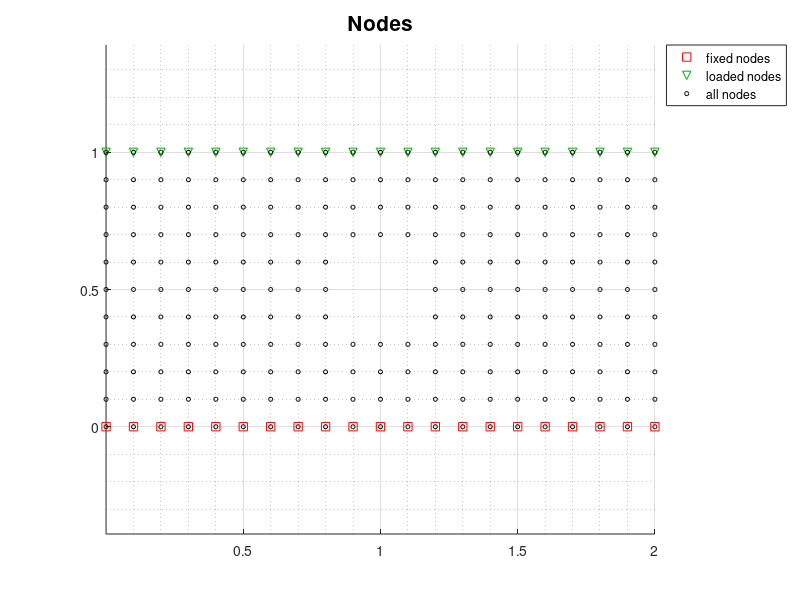
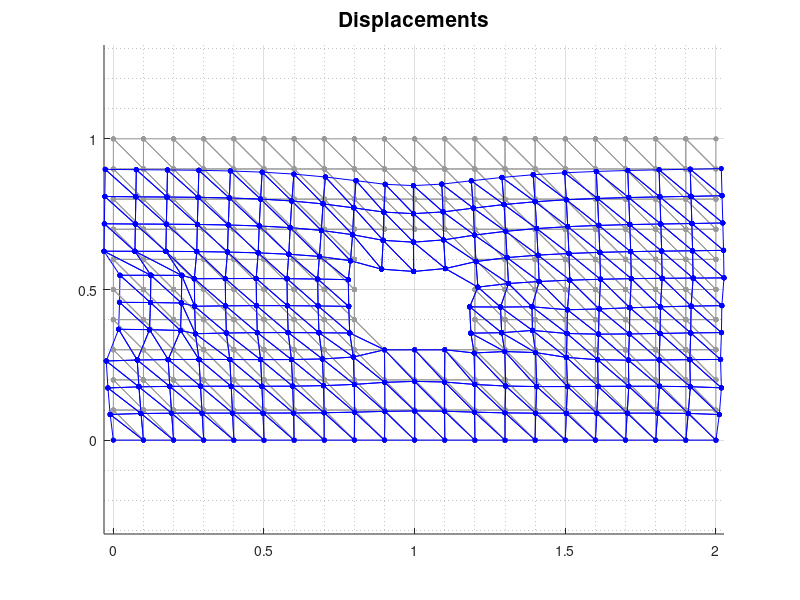
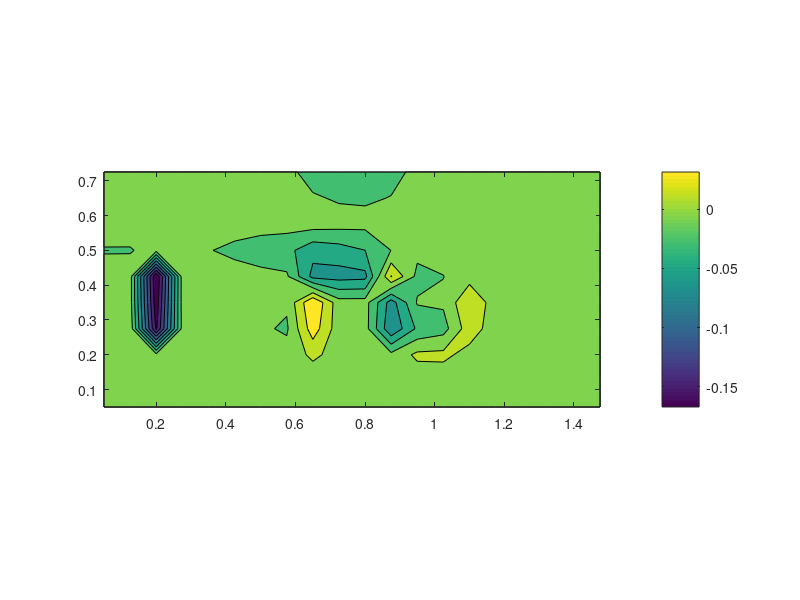
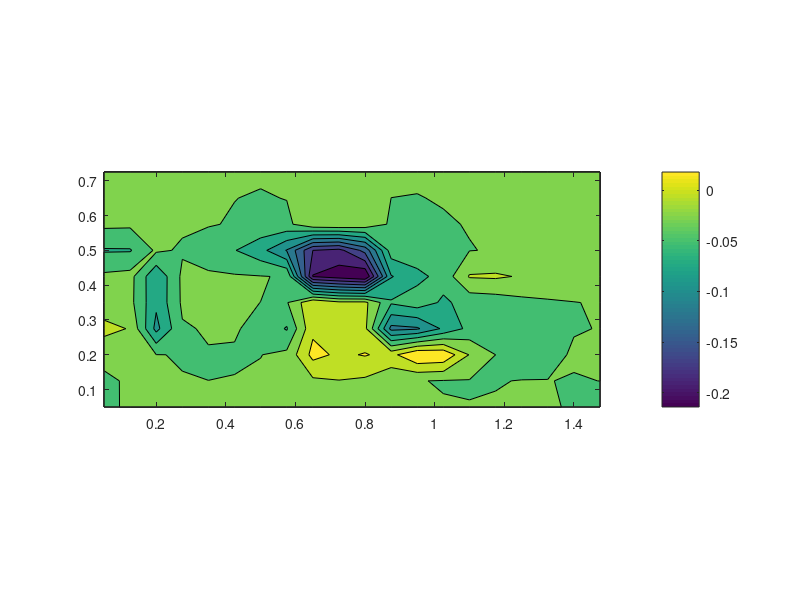

MATLAB code for these plots, in order:
%%% Part 2 - Plane Strain/Stress %%%

%%% a2D continuum structure %%%
clear all, close all, clc

% Plot parameters
nms = 3; % node marker size for displacements plot

% Material properties
E = 1; % Young modulus in [N/m^2]
v = 0.3;

% Size of the structure
Lx = 2; % length of the structure in x-direction [m]
Ly = 1;
D = 0.4; % diameter of the hole

% Mesh
nx = 10*Lx; % n. elements in x
ny = 10*Ly;
m = nx*ny; % total n. of elements
Dx = Lx/nx; % size of the element along x
Dy = Ly/ny;

% Nodes
N = (nx+1)*(ny+1); % total n. of nodes

% Node grid - we use here a grid numeration
ix = [1:nx+1];
iy = [1:ny+1];

% Node coordinates
x = (ix-1)*Dx;
y = (iy-1)*Dy;
[xn,yn] = meshgrid(x,y);

% Hole dimensions and coordinates
R = D/2 - 0.01; % accountfor error
center = [Lx/2,Ly/2];

% Set nodes within the hole to NaN 
for ex = 1:nx+1 
    for ey = 1:ny+1 
        distance = sqrt((xn(ey, ex) - center(1))^2 + (yn(ey, ex) - center(2))^2); 
        if distance <= R 
            xn(ey, ex) = NaN; 
            yn(ey, ex) = NaN; 
        end 
    end 
end

% Stiffness matrix
K = zeros(2*N,2*N);
Em = [1 v 0;
      v 1 0;
      0 0 (1-v)/2]*E/(1-v^2); % plane stress
% Em = [(1-v) v 0;
%       v (1-v) 0;
%       0 0 (1-2*v)/2]*E/((1+v)*(1-2*v)); % plane strain

% Gauss points
g(1,:) = [1/3,1/3]; % the matrix g contains the coordinates of the Gaussian points
weight = 0.5;

for ex = 1:nx
    for ey = 1:ny
        i = (ey-1)*(nx+1) + ex;
        j = i + nx + 1;
        x1 = xn(ey, ex); x2 = xn(ey, ex+1); x3 = x1;
        y1 = yn(ey, ex); y2 = y1; y3 = yn(ey+1, ex);
        
        % Hole
        if any(isnan([x1, x2, x3, y1, y2, y3])) 
            continue; 
        end

        Kq = 0;
        % One Gauss Point
        xx = g(1, 1);
        yy = g(1, 2);
        Nxx = [-1, 1, 0];
        Nyy = [-1, 0, 1];
        J = [Nxx*[x1; x2; x3], Nxx*[y1; y2; y3]; Nyy*[x1; x2; x3], Nyy*[y1; y2; y3]];
        dJ = det(J);
        iJ = inv(J);
        A = (1/dJ) * ([J(2, 2), -J(1, 2), 0, 0; 0, 0, -J(2, 1), J(1, 1); -J(2, 1), J(1, 1), J(2, 2), -J(1, 2)]);
        G = [Nxx(1), 0, Nxx(2), 0, Nxx(3), 0;
             Nyy(1), 0, Nyy(2), 0, Nyy(3), 0;
             0, Nxx(1), 0, Nxx(2), 0, Nxx(3);
             0, Nyy(1), 0, Nyy(2), 0, Nyy(3)];
        B = A * G;
        Kq = Kq + weight * B' * Em * B * dJ;
        Bg(:, :, 1) = B;
        
        % edofs
        edofs = [2*i-1, 2*i, 2*(i+1)-1, 2*(i+1), 2*j-1, 2*j];
        K(edofs, edofs) = K(edofs, edofs) + Kq;
    end
end

for ex = 2:nx+1
    for ey = 2:ny+1
        i = (ey-1)*(nx+1) + ex;
        j = i - nx - 1;
        x1 = xn(ey, ex); x2 = xn(ey, ex-1); x3 = x1;
        y1 = yn(ey, ex); y2 = y1; y3 = yn(ey-1, ex);
        
        % Hole
        if any(isnan([x1, x2, x3, y1, y2, y3])) 
            continue; 
        end

        Kq = 0;
        % One Gauss Point
        xx = g(1, 1);
        yy = g(1, 2);
        Nxx = [1, -1, 0];
        Nyy = [1, 0, -1];
        J = [Nxx*[x1; x2; x3], Nxx*[y1; y2; y3]; Nyy*[x1; x2; x3], Nyy*[y1; y2; y3]];
        dJ = det(J);
        iJ = inv(J);
        A = (1/dJ) * ([J(2, 2), -J(1, 2), 0, 0; 0, 0, -J(2, 1), J(1, 1); -J(2, 1), J(1, 1), J(2, 2), -J(1, 2)]);
        G = [Nxx(1), 0, Nxx(2), 0, Nxx(3), 0;
             Nyy(1), 0, Nyy(2), 0, Nyy(3), 0;
             0, Nxx(1), 0, Nxx(2), 0, Nxx(3);
             0, Nyy(1), 0, Nyy(2), 0, Nyy(3)];
        B = A * G;
        Kq = Kq + weight * B' * Em * B * dJ;
        Bg(:, :, 1) = B;
        
        % edofs
        edofs = [2*i-1, 2*i, 2*(i-1)-1, 2*(i-1), 2*j-1, 2*j];
        K(edofs, edofs) = K(edofs, edofs) + Kq;
    end
end


% Boundary conditions
ixfix = [1:nx+1]; % position of the fixed nodes in the node grid
iyfix = 1;
ifix = (iyfix-1)*(nx+1)+ixfix;
fix_dofs = [2*(ifix)-1 2*(ifix)]; % both u and v are constrained here

% Loads
f = zeros(2*N,1);
q = -0.1; % this is the distributed load at the top surface in [N/m]
ixload = [1:nx+1]; % position of the loaded nodes in the node grid
iyload = (ny+1);
iload = (iyload-1)*(nx+1)+ixload;
load_dofs = 2*(iload); % we are loading in the y direction
xload = [xn(iyload,1) xn(iyload,ixload) xn(iyload,end)];
f(load_dofs) = q*0.5*(xload(3:end)-xload(1:end-2));

% Solution
free_dofs = setdiff([1:2*N],[fix_dofs]);
K_free=K(free_dofs,free_dofs);
revised_dofs = setdiff([free_dofs],find(all(K_free == 0,1)));
K_free(all(K_free == 0,2),:) = [];
K_free(:,all(K_free == 0,1)) = [];
u = zeros(2*N,1); 
u(revised_dofs) = K_free\f(revised_dofs);

% Plot results
figure(1)
hold on; grid on; grid minor
title('Nodes','fontsize',15)
plot(xn(iyfix,ixfix),yn(iyfix,ixfix),'rs','Markersize',6)
plot(xn(iyload,ixload),yn(iyload,ixload),'gv','MarkerEdgeColor',[0,0.7,0],'Markersize',6)
plot(xn,yn,'ko','Markersize',3)
legend('fixed nodes','loaded nodes','all nodes','Location','NorthEastOutside')
axis equal;

%%%
% Plot results
figure(2)
title('Displacements', 'fontsize', 15)
hold on; grid on; grid minor
grey = 0.6*[1 1 1]; % light grey as the color for the undeformed structure

for ey = 1:ny+1
    for ex = 1:nx+1
        % Check for lower triangle
        if ex <= nx && ey <= ny
            x1 = xn(ey, ex); x2 = xn(ey, ex+1); x3 = xn(ey+1, ex);
            y1 = yn(ey, ex); y2 = yn(ey, ex+1); y3 = yn(ey+1, ex);
            
            i = (ey-1)*(nx+1) + ex;
            j = i + nx + 1;
            
            u1 = u(2*i-1,1); v1 = u(2*i,1);
            u2 = u(2*(i+1)-1,1); v2 = u(2*(i+1),1);
            u3 = u(2*j-1,1); v3 = u(2*j,1);
            
            plot([x1, x2], [y1, y2], 'k-o', 'Color', grey, 'MarkerSize', nms, 'markerfacecolor', grey)
            plot([x1, x3], [y1, y3], 'k-o', 'Color', grey, 'MarkerSize', nms, 'markerfacecolor', grey)
            plot([x2, x3], [y2, y3], 'k-o', 'Color', grey, 'MarkerSize', nms, 'markerfacecolor', grey)
            
            plot([x1+u1, x2+u2], [y1+v1, y2+v2], 'b-o', 'MarkerSize', nms, 'markerfacecolor', 'b')
            plot([x1+u1, x3+u3], [y1+v1, y3+v3], 'b-o', 'MarkerSize', nms, 'markerfacecolor', 'b')
            plot([x2+u2, x3+u3], [y2+v2, y3+v3], 'b-o', 'MarkerSize', nms, 'markerfacecolor', 'b')
            
            % average strains and stresses in the element - from their values at the Gauss points
            uv = [u1; v1; u2; v2; u3; v3];
            ev = 0;
            
            % One Gauss point
            ev = ev + 0.25 * Bg(:, :, 1) * uv;
            
            % Continued
            eev(ey, ex, :) = ev;
            sv(ey, ex, :) = Em * ev;
            xc(ey, ex) = 0.25 * (x1 + x2 + x3);
            yc(ey, ex) = 0.25 * (y1 + y2 + y3);
        end
        
        % Check for upper triangle
        if ex > 1 && ey > 1
            x1 = xn(ey, ex); x2 = xn(ey, ex-1); x3 = xn(ey-1, ex);
            y1 = yn(ey, ex); y2 = yn(ey, ex-1); y3 = yn(ey-1, ex);
            
            i = (ey-1)*(nx+1) + ex;
            j = i - nx - 1;
            
            u1 = u(2*i-1,1); v1 = u(2*i,1);
            u2 = u(2*(i-1)-1,1); v2 = u(2*(i-1),1);
            u3 = u(2*j-1,1); v3 = u(2*j,1);
            
            plot([x1, x2], [y1, y2], 'k-o', 'Color', grey, 'MarkerSize', nms, 'markerfacecolor', grey)
            plot([x1, x3], [y1, y3], 'k-o', 'Color', grey, 'MarkerSize', nms, 'markerfacecolor', grey)
            plot([x2, x3], [y2, y3], 'k-o', 'Color', grey, 'MarkerSize', nms, 'markerfacecolor', grey)
            
            plot([x1+u1, x2+u2], [y1+v1, y2+v2], 'b-o', 'MarkerSize', nms, 'markerfacecolor', 'b')
            plot([x1+u1, x3+u3], [y1+v1, y3+v3], 'b-o', 'MarkerSize', nms, 'markerfacecolor', 'b')
            plot([x2+u2, x3+u3], [y2+v2, y3+v3], 'b-o', 'MarkerSize', nms, 'markerfacecolor', 'b')
            
            % average strains and stresses in the element - from their values at the Gauss points
            uv = [u1; v1; u2; v2; u3; v3];
            ev = 0;
            
            % One Gauss point
            ev = ev + 0.25 * Bg(:, :, 1) * uv;
            
            % Continued
            eev(ey-1, ex-1, :) = ev; % Adjusted indexing
            sv(ey-1, ex-1, :) = Em * ev; % Adjusted indexing
            xc(ey-1, ex-1) = 0.25 * (x1 + x2 + x3); % Adjusted indexing
            yc(ey-1, ex-1) = 0.25 * (y1 + y2 + y3); % Adjusted indexing
        end
    end
end

axis equal

for splt = 1:3
    figure(10 + splt)
    contourf(xc, yc, sv(:, :, splt))
    colorbar
    axis equal
end

for eplt = 1:3
    figure(20 + eplt)
    contourf(xc, yc, eev(:, :, eplt))
    colorbar
    axis equal
end
